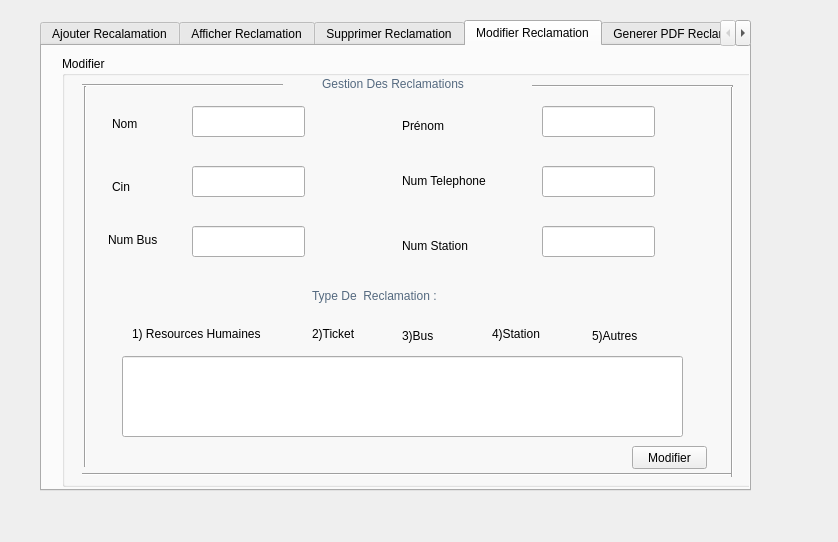
<?xml version="1.0" encoding="UTF-8"?>
<ui version="4.0">
 <class>DialogReclamation</class>
 <widget class="QDialog" name="DialogReclamation">
  <property name="geometry">
   <rect>
    <x>0</x>
    <y>0</y>
    <width>838</width>
    <height>542</height>
   </rect>
  </property>
  <property name="windowTitle">
   <string>Dialog</string>
  </property>
  <widget class="QTabWidget" name="Trier">
   <property name="geometry">
    <rect>
     <x>40</x>
     <y>20</y>
     <width>711</width>
     <height>471</height>
    </rect>
   </property>
   <property name="currentIndex">
    <number>3</number>
   </property>
   <widget class="QWidget" name="tab">
    <attribute name="title">
     <string>Ajouter Recalamation</string>
    </attribute>
    <widget class="QGroupBox" name="groupBox">
     <property name="geometry">
      <rect>
       <x>30</x>
       <y>10</y>
       <width>661</width>
       <height>421</height>
      </rect>
     </property>
     <property name="styleSheet">
      <string notr="true"/>
     </property>
     <property name="title">
      <string>Ajouter</string>
     </property>
     <widget class="QLabel" name="label">
      <property name="geometry">
       <rect>
        <x>50</x>
        <y>70</y>
        <width>61</width>
        <height>41</height>
       </rect>
      </property>
      <property name="styleSheet">
       <string notr="true"/>
      </property>
      <property name="text">
       <string>Nom </string>
      </property>
     </widget>
     <widget class="QLabel" name="label_2">
      <property name="geometry">
       <rect>
        <x>340</x>
        <y>90</y>
        <width>71</width>
        <height>16</height>
       </rect>
      </property>
      <property name="styleSheet">
       <string notr="true"/>
      </property>
      <property name="text">
       <string>Prénom</string>
      </property>
     </widget>
     <widget class="QLabel" name="label_3">
      <property name="geometry">
       <rect>
        <x>50</x>
        <y>130</y>
        <width>51</width>
        <height>16</height>
       </rect>
      </property>
      <property name="styleSheet">
       <string notr="true"/>
      </property>
      <property name="text">
       <string>Cin</string>
      </property>
     </widget>
     <widget class="QLabel" name="label_4">
      <property name="geometry">
       <rect>
        <x>340</x>
        <y>130</y>
        <width>141</width>
        <height>21</height>
       </rect>
      </property>
      <property name="styleSheet">
       <string notr="true"/>
      </property>
      <property name="text">
       <string>Num Télèphone</string>
      </property>
     </widget>
     <widget class="QLabel" name="label_5">
      <property name="geometry">
       <rect>
        <x>20</x>
        <y>190</y>
        <width>111</width>
        <height>20</height>
       </rect>
      </property>
      <property name="text">
       <string/>
      </property>
     </widget>
     <widget class="QLineEdit" name="le_nom">
      <property name="geometry">
       <rect>
        <x>120</x>
        <y>80</y>
        <width>113</width>
        <height>31</height>
       </rect>
      </property>
     </widget>
     <widget class="QLineEdit" name="le_prenom">
      <property name="geometry">
       <rect>
        <x>470</x>
        <y>80</y>
        <width>113</width>
        <height>31</height>
       </rect>
      </property>
     </widget>
     <widget class="QLineEdit" name="le_cin">
      <property name="geometry">
       <rect>
        <x>120</x>
        <y>120</y>
        <width>113</width>
        <height>31</height>
       </rect>
      </property>
     </widget>
     <widget class="QLineEdit" name="le_num_telephone">
      <property name="geometry">
       <rect>
        <x>470</x>
        <y>120</y>
        <width>113</width>
        <height>31</height>
       </rect>
      </property>
     </widget>
     <widget class="Line" name="line">
      <property name="geometry">
       <rect>
        <x>20</x>
        <y>30</y>
        <width>181</width>
        <height>20</height>
       </rect>
      </property>
      <property name="orientation">
       <enum>Qt::Horizontal</enum>
      </property>
     </widget>
     <widget class="Line" name="line_2">
      <property name="geometry">
       <rect>
        <x>430</x>
        <y>30</y>
        <width>211</width>
        <height>20</height>
       </rect>
      </property>
      <property name="orientation">
       <enum>Qt::Horizontal</enum>
      </property>
     </widget>
     <widget class="Line" name="line_3">
      <property name="geometry">
       <rect>
        <x>630</x>
        <y>40</y>
        <width>20</width>
        <height>371</height>
       </rect>
      </property>
      <property name="orientation">
       <enum>Qt::Vertical</enum>
      </property>
     </widget>
     <widget class="Line" name="line_4">
      <property name="geometry">
       <rect>
        <x>17</x>
        <y>400</y>
        <width>621</width>
        <height>20</height>
       </rect>
      </property>
      <property name="orientation">
       <enum>Qt::Horizontal</enum>
      </property>
     </widget>
     <widget class="Line" name="line_5">
      <property name="geometry">
       <rect>
        <x>10</x>
        <y>40</y>
        <width>20</width>
        <height>371</height>
       </rect>
      </property>
      <property name="orientation">
       <enum>Qt::Vertical</enum>
      </property>
     </widget>
     <widget class="QLabel" name="label_6">
      <property name="geometry">
       <rect>
        <x>230</x>
        <y>30</y>
        <width>181</width>
        <height>20</height>
       </rect>
      </property>
      <property name="styleSheet">
       <string notr="true">font: 12pt &quot;Old Antic Outline&quot;;
color: rgb(84, 105, 127);</string>
      </property>
      <property name="text">
       <string>Gestion Des Reclamations</string>
      </property>
     </widget>
     <widget class="QLineEdit" name="le_numstation">
      <property name="geometry">
       <rect>
        <x>470</x>
        <y>170</y>
        <width>111</width>
        <height>31</height>
       </rect>
      </property>
     </widget>
     <widget class="QLabel" name="label_7">
      <property name="geometry">
       <rect>
        <x>50</x>
        <y>290</y>
        <width>81</width>
        <height>16</height>
       </rect>
      </property>
      <property name="text">
       <string/>
      </property>
     </widget>
     <widget class="QLabel" name="label_11">
      <property name="geometry">
       <rect>
        <x>130</x>
        <y>280</y>
        <width>47</width>
        <height>14</height>
       </rect>
      </property>
      <property name="text">
       <string/>
      </property>
     </widget>
     <widget class="QLabel" name="label_8">
      <property name="geometry">
       <rect>
        <x>40</x>
        <y>170</y>
        <width>81</width>
        <height>21</height>
       </rect>
      </property>
      <property name="styleSheet">
       <string notr="true"/>
      </property>
      <property name="text">
       <string>Num Bus </string>
      </property>
     </widget>
     <widget class="QLabel" name="label_9">
      <property name="geometry">
       <rect>
        <x>340</x>
        <y>180</y>
        <width>101</width>
        <height>21</height>
       </rect>
      </property>
      <property name="styleSheet">
       <string notr="true"/>
      </property>
      <property name="text">
       <string>Num Station</string>
      </property>
     </widget>
     <widget class="QLineEdit" name="le_numbus">
      <property name="geometry">
       <rect>
        <x>120</x>
        <y>170</y>
        <width>113</width>
        <height>31</height>
       </rect>
      </property>
     </widget>
     <widget class="QLabel" name="label_10">
      <property name="geometry">
       <rect>
        <x>240</x>
        <y>215</y>
        <width>161</width>
        <height>21</height>
       </rect>
      </property>
      <property name="styleSheet">
       <string notr="true">font: 12pt &quot;Old Antic Outline&quot;;
color: rgb(84, 105, 127);</string>
      </property>
      <property name="text">
       <string>Type de Reclamation :</string>
      </property>
     </widget>
     <widget class="QLabel" name="label_12">
      <property name="geometry">
       <rect>
        <x>50</x>
        <y>250</y>
        <width>181</width>
        <height>20</height>
       </rect>
      </property>
      <property name="styleSheet">
       <string notr="true"/>
      </property>
      <property name="text">
       <string>1) Resources Humaine</string>
      </property>
     </widget>
     <widget class="QLabel" name="label_13">
      <property name="geometry">
       <rect>
        <x>230</x>
        <y>250</y>
        <width>81</width>
        <height>21</height>
       </rect>
      </property>
      <property name="styleSheet">
       <string notr="true"/>
      </property>
      <property name="text">
       <string>2) Ticket</string>
      </property>
     </widget>
     <widget class="QLabel" name="label_14">
      <property name="geometry">
       <rect>
        <x>310</x>
        <y>250</y>
        <width>61</width>
        <height>21</height>
       </rect>
      </property>
      <property name="styleSheet">
       <string notr="true"/>
      </property>
      <property name="text">
       <string>3) Bus</string>
      </property>
     </widget>
     <widget class="QLabel" name="label_15">
      <property name="geometry">
       <rect>
        <x>380</x>
        <y>250</y>
        <width>71</width>
        <height>21</height>
       </rect>
      </property>
      <property name="styleSheet">
       <string notr="true"/>
      </property>
      <property name="text">
       <string>4) Station</string>
      </property>
     </widget>
     <widget class="QLineEdit" name="le_type_reclamation">
      <property name="geometry">
       <rect>
        <x>50</x>
        <y>280</y>
        <width>541</width>
        <height>71</height>
       </rect>
      </property>
     </widget>
     <widget class="QLabel" name="label_16">
      <property name="geometry">
       <rect>
        <x>470</x>
        <y>250</y>
        <width>71</width>
        <height>21</height>
       </rect>
      </property>
      <property name="styleSheet">
       <string notr="true"/>
      </property>
      <property name="text">
       <string>5) Autres</string>
      </property>
     </widget>
     <widget class="QPushButton" name="pb_ajouter">
      <property name="geometry">
       <rect>
        <x>520</x>
        <y>370</y>
        <width>75</width>
        <height>23</height>
       </rect>
      </property>
      <property name="text">
       <string>Ajouter</string>
      </property>
     </widget>
    </widget>
   </widget>
   <widget class="QWidget" name="tab2">
    <attribute name="title">
     <string>Afficher Reclamation</string>
    </attribute>
    <widget class="QGroupBox" name="groupBox_2">
     <property name="geometry">
      <rect>
       <x>20</x>
       <y>10</y>
       <width>671</width>
       <height>421</height>
      </rect>
     </property>
     <property name="title">
      <string>Afficher</string>
     </property>
     <widget class="QTableView" name="tab_reclamation">
      <property name="geometry">
       <rect>
        <x>40</x>
        <y>80</y>
        <width>591</width>
        <height>321</height>
       </rect>
      </property>
     </widget>
     <widget class="QPushButton" name="pb_arduino">
      <property name="geometry">
       <rect>
        <x>270</x>
        <y>30</y>
        <width>91</width>
        <height>31</height>
       </rect>
      </property>
      <property name="text">
       <string>Arduino</string>
      </property>
     </widget>
    </widget>
   </widget>
   <widget class="QWidget" name="tab_2">
    <attribute name="title">
     <string>Supprimer Reclamation</string>
    </attribute>
    <widget class="QLabel" name="label_17">
     <property name="geometry">
      <rect>
       <x>300</x>
       <y>90</y>
       <width>47</width>
       <height>14</height>
      </rect>
     </property>
     <property name="text">
      <string>Cin</string>
     </property>
    </widget>
    <widget class="QLineEdit" name="le_Cin">
     <property name="geometry">
      <rect>
       <x>30</x>
       <y>130</y>
       <width>631</width>
       <height>31</height>
      </rect>
     </property>
    </widget>
    <widget class="QPushButton" name="pb_supprimer">
     <property name="geometry">
      <rect>
       <x>590</x>
       <y>190</y>
       <width>75</width>
       <height>23</height>
      </rect>
     </property>
     <property name="text">
      <string>Supprimer</string>
     </property>
    </widget>
    <widget class="QLabel" name="label_31">
     <property name="geometry">
      <rect>
       <x>10</x>
       <y>-150</y>
       <width>47</width>
       <height>14</height>
      </rect>
     </property>
     <property name="text">
      <string>Cin</string>
     </property>
    </widget>
   </widget>
   <widget class="QWidget" name="tab3">
    <attribute name="title">
     <string>Modifier Reclamation</string>
    </attribute>
    <widget class="QGroupBox" name="pushButton_modifier_2">
     <property name="geometry">
      <rect>
       <x>20</x>
       <y>10</y>
       <width>691</width>
       <height>431</height>
      </rect>
     </property>
     <property name="title">
      <string>Modifier</string>
     </property>
     <widget class="QLabel" name="label_18">
      <property name="geometry">
       <rect>
        <x>50</x>
        <y>60</y>
        <width>51</width>
        <height>16</height>
       </rect>
      </property>
      <property name="styleSheet">
       <string notr="true"/>
      </property>
      <property name="text">
       <string>Nom</string>
      </property>
     </widget>
     <widget class="QLabel" name="label_20">
      <property name="geometry">
       <rect>
        <x>46</x>
        <y>173</y>
        <width>71</width>
        <height>21</height>
       </rect>
      </property>
      <property name="styleSheet">
       <string notr="true"/>
      </property>
      <property name="text">
       <string>Num Bus</string>
      </property>
     </widget>
     <widget class="QLabel" name="label_21">
      <property name="geometry">
       <rect>
        <x>340</x>
        <y>60</y>
        <width>71</width>
        <height>20</height>
       </rect>
      </property>
      <property name="styleSheet">
       <string notr="true"/>
      </property>
      <property name="text">
       <string>Prénom</string>
      </property>
     </widget>
     <widget class="QLabel" name="label_22">
      <property name="geometry">
       <rect>
        <x>340</x>
        <y>109</y>
        <width>131</width>
        <height>31</height>
       </rect>
      </property>
      <property name="styleSheet">
       <string notr="true"/>
      </property>
      <property name="text">
       <string>Num Telephone</string>
      </property>
     </widget>
     <widget class="QLabel" name="label_23">
      <property name="geometry">
       <rect>
        <x>340</x>
        <y>180</y>
        <width>91</width>
        <height>20</height>
       </rect>
      </property>
      <property name="styleSheet">
       <string notr="true"/>
      </property>
      <property name="text">
       <string>Num Station</string>
      </property>
     </widget>
     <widget class="QLabel" name="label_24">
      <property name="geometry">
       <rect>
        <x>250</x>
        <y>230</y>
        <width>201</width>
        <height>20</height>
       </rect>
      </property>
      <property name="styleSheet">
       <string notr="true">font: 12pt &quot;Old Antic Outline&quot;;
color: rgb(84, 105, 127);</string>
      </property>
      <property name="text">
       <string>Type De  Reclamation : </string>
      </property>
     </widget>
     <widget class="QLineEdit" name="modifier_Nom">
      <property name="geometry">
       <rect>
        <x>130</x>
        <y>50</y>
        <width>113</width>
        <height>31</height>
       </rect>
      </property>
     </widget>
     <widget class="QLineEdit" name="modifier_Cin">
      <property name="geometry">
       <rect>
        <x>130</x>
        <y>110</y>
        <width>113</width>
        <height>31</height>
       </rect>
      </property>
     </widget>
     <widget class="QLineEdit" name="modifier_numBus">
      <property name="geometry">
       <rect>
        <x>130</x>
        <y>170</y>
        <width>113</width>
        <height>31</height>
       </rect>
      </property>
     </widget>
     <widget class="QLineEdit" name="modifier_Type_reclamation">
      <property name="geometry">
       <rect>
        <x>60</x>
        <y>300</y>
        <width>561</width>
        <height>81</height>
       </rect>
      </property>
     </widget>
     <widget class="QLineEdit" name="modifier_Prenom">
      <property name="geometry">
       <rect>
        <x>480</x>
        <y>50</y>
        <width>113</width>
        <height>31</height>
       </rect>
      </property>
     </widget>
     <widget class="QLineEdit" name="modifier_Num_Telephone">
      <property name="geometry">
       <rect>
        <x>480</x>
        <y>110</y>
        <width>113</width>
        <height>31</height>
       </rect>
      </property>
     </widget>
     <widget class="QLineEdit" name="modifier_numStation">
      <property name="geometry">
       <rect>
        <x>480</x>
        <y>170</y>
        <width>113</width>
        <height>31</height>
       </rect>
      </property>
     </widget>
     <widget class="QLabel" name="label_19">
      <property name="geometry">
       <rect>
        <x>50</x>
        <y>120</y>
        <width>51</width>
        <height>21</height>
       </rect>
      </property>
      <property name="styleSheet">
       <string notr="true"/>
      </property>
      <property name="text">
       <string>Cin</string>
      </property>
     </widget>
     <widget class="QPushButton" name="pushButton_modifier">
      <property name="geometry">
       <rect>
        <x>570</x>
        <y>390</y>
        <width>75</width>
        <height>23</height>
       </rect>
      </property>
      <property name="text">
       <string>Modifier</string>
      </property>
     </widget>
     <widget class="Line" name="line_6">
      <property name="geometry">
       <rect>
        <x>20</x>
        <y>9</y>
        <width>201</width>
        <height>41</height>
       </rect>
      </property>
      <property name="orientation">
       <enum>Qt::Horizontal</enum>
      </property>
     </widget>
     <widget class="Line" name="line_7">
      <property name="geometry">
       <rect>
        <x>13</x>
        <y>30</y>
        <width>20</width>
        <height>381</height>
       </rect>
      </property>
      <property name="orientation">
       <enum>Qt::Vertical</enum>
      </property>
     </widget>
     <widget class="Line" name="line_8">
      <property name="geometry">
       <rect>
        <x>20</x>
        <y>410</y>
        <width>651</width>
        <height>16</height>
       </rect>
      </property>
      <property name="orientation">
       <enum>Qt::Horizontal</enum>
      </property>
     </widget>
     <widget class="Line" name="line_9">
      <property name="geometry">
       <rect>
        <x>660</x>
        <y>30</y>
        <width>20</width>
        <height>391</height>
       </rect>
      </property>
      <property name="orientation">
       <enum>Qt::Vertical</enum>
      </property>
     </widget>
     <widget class="Line" name="line_10">
      <property name="geometry">
       <rect>
        <x>470</x>
        <y>15</y>
        <width>201</width>
        <height>31</height>
       </rect>
      </property>
      <property name="orientation">
       <enum>Qt::Horizontal</enum>
      </property>
     </widget>
     <widget class="QLabel" name="label_25">
      <property name="geometry">
       <rect>
        <x>260</x>
        <y>20</y>
        <width>191</width>
        <height>16</height>
       </rect>
      </property>
      <property name="styleSheet">
       <string notr="true">font: 12pt &quot;Old Antic Outline&quot;;
color: rgb(84, 105, 127);</string>
      </property>
      <property name="text">
       <string>Gestion Des Reclamations</string>
      </property>
     </widget>
     <widget class="QLabel" name="label_26">
      <property name="geometry">
       <rect>
        <x>70</x>
        <y>270</y>
        <width>161</width>
        <height>16</height>
       </rect>
      </property>
      <property name="styleSheet">
       <string notr="true"/>
      </property>
      <property name="text">
       <string>1) Resources Humaines</string>
      </property>
     </widget>
     <widget class="QLabel" name="label_27">
      <property name="geometry">
       <rect>
        <x>250</x>
        <y>270</y>
        <width>71</width>
        <height>16</height>
       </rect>
      </property>
      <property name="styleSheet">
       <string notr="true"/>
      </property>
      <property name="text">
       <string>2)Ticket</string>
      </property>
     </widget>
     <widget class="QLabel" name="label_28">
      <property name="geometry">
       <rect>
        <x>340</x>
        <y>270</y>
        <width>51</width>
        <height>20</height>
       </rect>
      </property>
      <property name="styleSheet">
       <string notr="true"/>
      </property>
      <property name="text">
       <string>3)Bus</string>
      </property>
     </widget>
     <widget class="QLabel" name="label_29">
      <property name="geometry">
       <rect>
        <x>430</x>
        <y>270</y>
        <width>71</width>
        <height>16</height>
       </rect>
      </property>
      <property name="styleSheet">
       <string notr="true"/>
      </property>
      <property name="text">
       <string>4)Station</string>
      </property>
     </widget>
     <widget class="QLabel" name="label_30">
      <property name="geometry">
       <rect>
        <x>530</x>
        <y>270</y>
        <width>61</width>
        <height>20</height>
       </rect>
      </property>
      <property name="styleSheet">
       <string notr="true"/>
      </property>
      <property name="text">
       <string>5)Autres</string>
      </property>
     </widget>
    </widget>
   </widget>
   <widget class="QWidget" name="tab_3">
    <attribute name="title">
     <string>Generer PDF Reclamation</string>
    </attribute>
    <widget class="QPushButton" name="Generer_PDF">
     <property name="geometry">
      <rect>
       <x>560</x>
       <y>170</y>
       <width>75</width>
       <height>23</height>
      </rect>
     </property>
     <property name="text">
      <string>Generer</string>
     </property>
    </widget>
    <widget class="QLineEdit" name="id_pdf">
     <property name="geometry">
      <rect>
       <x>50</x>
       <y>100</y>
       <width>591</width>
       <height>31</height>
      </rect>
     </property>
    </widget>
    <widget class="QLabel" name="label_32">
     <property name="geometry">
      <rect>
       <x>50</x>
       <y>30</y>
       <width>47</width>
       <height>14</height>
      </rect>
     </property>
     <property name="text">
      <string>Cin</string>
     </property>
    </widget>
   </widget>
   <widget class="QWidget" name="tab_4">
    <attribute name="title">
     <string>Recherche et Tri</string>
    </attribute>
    <widget class="QPushButton" name="pb_recherche">
     <property name="geometry">
      <rect>
       <x>180</x>
       <y>80</y>
       <width>75</width>
       <height>23</height>
      </rect>
     </property>
     <property name="text">
      <string>Chercher</string>
     </property>
    </widget>
    <widget class="QLineEdit" name="id_search">
     <property name="geometry">
      <rect>
       <x>40</x>
       <y>50</y>
       <width>211</width>
       <height>21</height>
      </rect>
     </property>
    </widget>
    <widget class="QLabel" name="label_33">
     <property name="geometry">
      <rect>
       <x>40</x>
       <y>20</y>
       <width>151</width>
       <height>16</height>
      </rect>
     </property>
     <property name="text">
      <string>Rechercher :</string>
     </property>
    </widget>
    <widget class="QTableView" name="tab_search">
     <property name="geometry">
      <rect>
       <x>320</x>
       <y>30</y>
       <width>351</width>
       <height>192</height>
      </rect>
     </property>
    </widget>
    <widget class="QLabel" name="label_34">
     <property name="geometry">
      <rect>
       <x>50</x>
       <y>170</y>
       <width>47</width>
       <height>14</height>
      </rect>
     </property>
     <property name="text">
      <string>Trier :</string>
     </property>
    </widget>
    <widget class="QRadioButton" name="radioButton_trier_reclamation_AZ">
     <property name="geometry">
      <rect>
       <x>40</x>
       <y>190</y>
       <width>83</width>
       <height>18</height>
      </rect>
     </property>
     <property name="text">
      <string>Ascendant</string>
     </property>
    </widget>
    <widget class="QRadioButton" name="radioButton_trier_reclamation_ZA">
     <property name="geometry">
      <rect>
       <x>40</x>
       <y>220</y>
       <width>83</width>
       <height>18</height>
      </rect>
     </property>
     <property name="text">
      <string>Desendant</string>
     </property>
    </widget>
    <widget class="QPushButton" name="pb_tri">
     <property name="geometry">
      <rect>
       <x>180</x>
       <y>250</y>
       <width>75</width>
       <height>23</height>
      </rect>
     </property>
     <property name="text">
      <string>Trier</string>
     </property>
    </widget>
    <widget class="QComboBox" name="comboBox_tri_reclamation">
     <property name="geometry">
      <rect>
       <x>351</x>
       <y>250</y>
       <width>301</width>
       <height>22</height>
      </rect>
     </property>
     <item>
      <property name="text">
       <string>Cin</string>
      </property>
     </item>
     <item>
      <property name="text">
       <string>Type_Reclamation </string>
      </property>
     </item>
     <item>
      <property name="text">
       <string>Num_Telephone</string>
      </property>
     </item>
    </widget>
    <widget class="QPushButton" name="pb_stat">
     <property name="geometry">
      <rect>
       <x>580</x>
       <y>280</y>
       <width>75</width>
       <height>23</height>
      </rect>
     </property>
     <property name="text">
      <string>Statistique</string>
     </property>
    </widget>
   </widget>
   <widget class="QWidget" name="tab_5">
    <attribute name="title">
     <string>Affecter Reclamation</string>
    </attribute>
    <widget class="QTableView" name="rh_table">
     <property name="geometry">
      <rect>
       <x>40</x>
       <y>20</y>
       <width>301</width>
       <height>192</height>
      </rect>
     </property>
    </widget>
    <widget class="QTableView" name="ticket_table">
     <property name="geometry">
      <rect>
       <x>360</x>
       <y>20</y>
       <width>331</width>
       <height>192</height>
      </rect>
     </property>
    </widget>
    <widget class="QTableView" name="bus_table">
     <property name="geometry">
      <rect>
       <x>360</x>
       <y>240</y>
       <width>331</width>
       <height>192</height>
      </rect>
     </property>
    </widget>
    <widget class="QTableView" name="station_table">
     <property name="geometry">
      <rect>
       <x>40</x>
       <y>240</y>
       <width>301</width>
       <height>192</height>
      </rect>
     </property>
    </widget>
    <widget class="QLabel" name="label_35">
     <property name="geometry">
      <rect>
       <x>130</x>
       <y>0</y>
       <width>141</width>
       <height>16</height>
      </rect>
     </property>
     <property name="text">
      <string>Resources Humaines</string>
     </property>
    </widget>
    <widget class="QLabel" name="label_36">
     <property name="geometry">
      <rect>
       <x>510</x>
       <y>0</y>
       <width>47</width>
       <height>14</height>
      </rect>
     </property>
     <property name="text">
      <string>ticket</string>
     </property>
    </widget>
    <widget class="QLabel" name="label_37">
     <property name="geometry">
      <rect>
       <x>160</x>
       <y>220</y>
       <width>47</width>
       <height>14</height>
      </rect>
     </property>
     <property name="text">
      <string>Station</string>
     </property>
    </widget>
    <widget class="QLabel" name="label_38">
     <property name="geometry">
      <rect>
       <x>510</x>
       <y>220</y>
       <width>47</width>
       <height>14</height>
      </rect>
     </property>
     <property name="text">
      <string>Bus</string>
     </property>
    </widget>
   </widget>
  </widget>
 </widget>
 <resources/>
 <connections/>
</ui>
